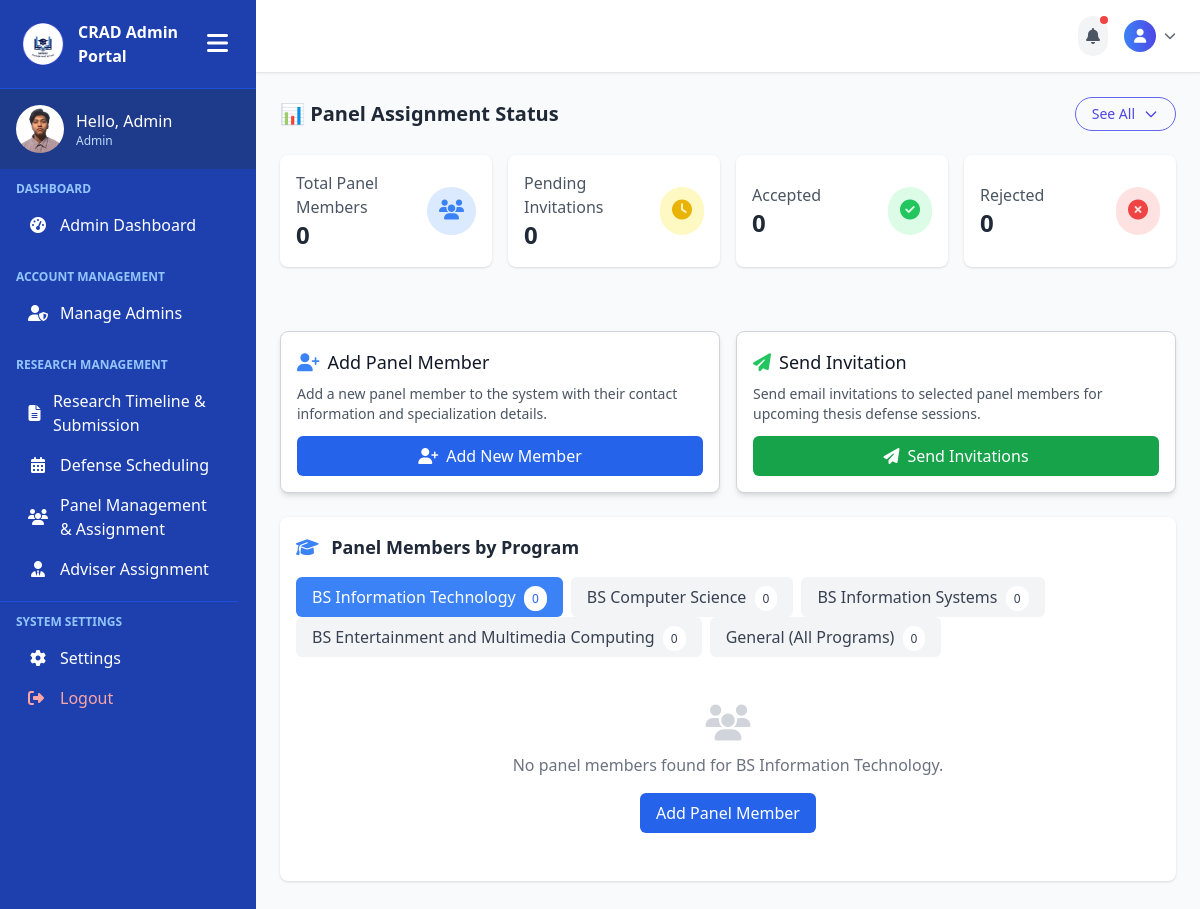
Page /admin-pages/panel-assignment.php (signed in) on the earlier database version.
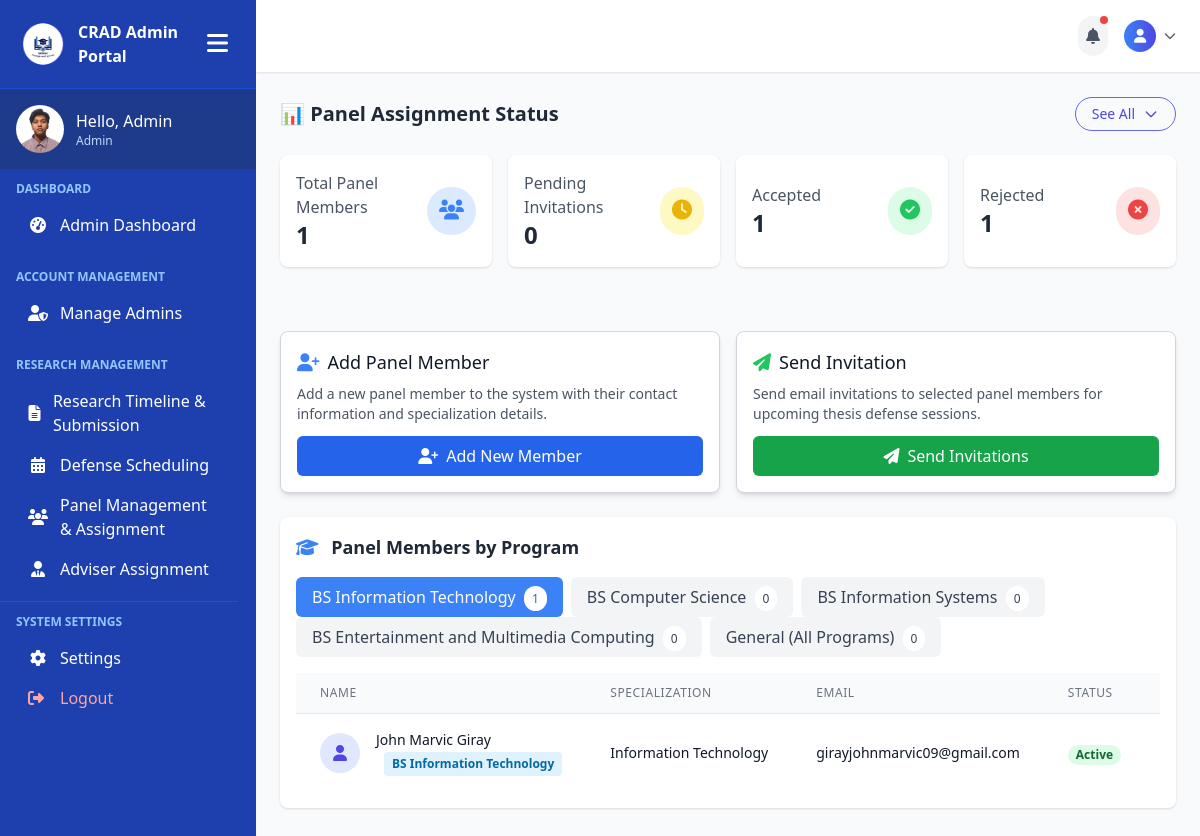
Same page on the later database version.
### tables this page shows
CREATE TABLE `panel_members` (
  `id` int(11) NOT NULL,
  `first_name` varchar(50) NOT NULL,
  `last_name` varchar(50) NOT NULL,
  `email` varchar(100) NOT NULL,
  `specialization` varchar(100) NOT NULL,
  `program` varchar(50) DEFAULT NULL,
  `status` enum('active','inactive') DEFAULT 'active',
  `created_at` timestamp NOT NULL DEFAULT current_timestamp(),
  `updated_at` timestamp NOT NULL DEFAULT current_timestamp() ON UPDATE current_timestamp()
);

### admin-pages/panel-assignment.php (the view, shortened to what the changed rows need)
<?php
include('../includes/connection.php');
$programs = [
    'bsit' => 'BS Information Technology',
    'bscs' => 'BS Computer Science',
    'bsis' => 'BS Information Systems',
    'bsemc' => 'BS Entertainment and Multimedia Computing',
    'general' => 'General (All Programs)'
];
$panel_query = "SELECT * FROM panel_members ORDER BY program, last_name, first_name";
$panel_result = $conn->query($panel_query);
$panel_members_by_program = [];
while ($row = $panel_result->fetch_assoc()) {
    $program = $row['program'];
    if (!isset($panel_members_by_program[$program])) {
        $panel_members_by_program[$program] = [];
    }
    $panel_members_by_program[$program][] = $row;
}
$all_panel_members = [];
foreach ($panel_members_by_program as $program => $members) {
    $all_panel_members = array_merge($all_panel_members, $members);
}
$stats_query = "SELECT
    COUNT(*) as total_invitations,
    SUM(CASE WHEN status = 'pending' THEN 1 ELSE 0 END) as pending,
    SUM(CASE WHEN status = 'accepted' THEN 1 ELSE 0 END) as accepted,
    SUM(CASE WHEN status = 'rejected' THEN 1 ELSE 0 END) as rejected
    FROM panel_invitations";
$stats_result = $conn->query($stats_query);
$stats = $stats_result->fetch_assoc();
?>
<!DOCTYPE html>
<html lang="en">
<head>
    <script src="https://cdn.tailwindcss.com"></script>
    <link rel="stylesheet" href="https://cdnjs.cloudflare.com/ajax/libs/font-awesome/6.0.0/css/all.min.css">
</head>
<body class="bg-gray-50 text-gray-800 font-sans min-h-screen">
    <div class="min-h-screen flex">
        <?php include('../includes/admin-sidebar.php'); ?>
        <main class="flex-1 overflow-y-auto p-6">
            <div class="mb-10">
     <div class="flex items-center justify-between mb-6">
        <h2 class="text-xl font-bold text-gray-800">📊 Panel Assignment Status</h2>
    </div>
            <div class="grid grid-cols-1 md:grid-cols-4 gap-4 mb-6">
                <div class="bg-white rounded-lg shadow p-4 flex items-center justify-between card-hover">
                    <div>
                        <p class="text-gray-600">Total Panel Members</p>
                        <h3 class="text-2xl font-bold"><?php echo count($all_panel_members); ?></h3>
                    </div>
                </div>
                <div class="bg-white rounded-lg shadow p-4 flex items-center justify-between card-hover">
                    <div>
                        <p class="text-gray-600">Accepted</p>
                        <h3 class="text-2xl font-bold"><?php echo $stats['accepted'] ?? 0; ?></h3>
                    </div>
                </div>
                <div class="bg-white rounded-lg shadow p-4 flex items-center justify-between card-hover">
                    <div>
                        <p class="text-gray-600">Rejected</p>
                        <h3 class="text-2xl font-bold"><?php echo $stats['rejected'] ?? 0; ?></h3>
                    </div>
                </div>
            </div>
</div>
            <div class="bg-white shadow rounded-lg p-4 mb-6">
                <h2 class="text-lg font-semibold text-gray-800 mb-4">
                    <i class="fas fa-graduation-cap mr-2 text-blue-500"></i>
                    Panel Members by Program
                </h2>
                <div class="flex flex-wrap mb-4">
                    <?php
                    $first = true;
                    foreach ($programs as $program_key => $program_name):
                    ?>
                    <div class="program-tab <?php echo $first ? 'active bg-blue-600 text-white' : 'bg-gray-100 text-gray-700 hover:bg-gray-200'; ?>"
                         data-program="<?php echo $program_key; ?>">
                        <?php echo $program_name; ?>
                        <span class="bg-white <?php echo $first ? 'text-blue-600' : 'text-gray-700'; ?> rounded-full px-2 py-1 text-xs ml-1">
                            <?php echo isset($panel_members_by_program[$program_key]) ? count($panel_members_by_program[$program_key]) : 0; ?>
                        </span>
                    </div>
                    <?php
                    $first = false;
                    endforeach;
                    ?>
                </div>
                <?php
                $first = true;
                foreach ($programs as $program_key => $program_name):
                    $members = $panel_members_by_program[$program_key] ?? [];
                ?>
                <div class="program-content <?php echo $first ? 'active' : ''; ?>" id="program-<?php echo $program_key; ?>">
                    <?php if (count($members) > 0): ?>
                        <div class="overflow-x-auto">
                            <table class="min-w-full divide-y divide-gray-200">
                                <thead class="bg-gray-50">
                                    <tr>
                                        <th scope="col" class="px-6 py-3 text-left text-xs font-medium text-gray-500 uppercase tracking-wider">Name</th>
                                        <th scope="col" class="px-6 py-3 text-left text-xs font-medium text-gray-500 uppercase tracking-wider">Specialization</th>
                                        <th scope="col" class="px-6 py-3 text-left text-xs font-medium text-gray-500 uppercase tracking-wider">Email</th>
                                        <th scope="col" class="px-6 py-3 text-left text-xs font-medium text-gray-500 uppercase tracking-wider">Status</th>
                                        <th scope="col" class="px-6 py-3 text-left text-xs font-medium text-gray-500 uppercase tracking-wider">Actions</th>
                                    </tr>
                                </thead>
                                <tbody class="bg-white divide-y divide-gray-200">
                                    <?php foreach ($members as $row): ?>
                                    <tr class="hover:bg-gray-50">
                                        <td class="px-6 py-4 whitespace-nowrap">
                                            <div class="flex items-center">
                                                <div class="flex-shrink-0 h-10 w-10 rounded-full bg-indigo-100 flex items-center justify-center">
                                                    <i class="fas fa-user text-indigo-600"></i>
                                                </div>
                                                <div class="ml-4">
                                                    <div class="text-sm font-medium text-gray-900"><?php echo $row['first_name'] . ' ' . $row['last_name']; ?></div>
                                                    <span class="text-xs <?php echo $row['program'] . '-badge'; ?> program-badge">
                                                        <?php echo $programs[$row['program']]; ?>
                                                    </span>
                                                </div>
                                            </div>
                                        </td>
                                        <td class="px-6 py-4 whitespace-nowrap">
                                            <div class="text-sm text-gray-900"><?php echo $row['specialization']; ?></div>
                                        </td>
                                        <td class="px-6 py-4 whitespace-nowrap">
                                            <div class="text-sm text-gray-900"><?php echo $row['email']; ?></div>
                                        </td>
                                        <td class="px-6 py-4 whitespace-nowrap">
                                            <span class="px-2 inline-flex text-xs leading-5 font-semibold rounded-full <?php echo $row['status'] == 'active' ? 'bg-green-100 text-green-800' : 'bg-gray-100 text-gray-800'; ?>">
                                                <?php echo ucfirst($row['status']); ?>
                                            </span>
                                        </td>
                                        <td class="px-6 py-4 whitespace-nowrap text-sm text-gray-500">
</td>
                                    </tr>
                                    <?php endforeach; ?>
                                </tbody>
                            </table>
                        </div>
                    <?php else: ?>
                        <div class="text-center py-8 text-gray-500">
                            <i class="fas fa-users text-gray-300 text-4xl mb-3"></i>
                            <p>No panel members found for <?php echo $program_name; ?>.</p>
                            <button onclick="openModal('addPanelModal')" class="mt-4 bg-blue-600 text-white px-4 py-2 rounded-md hover:bg-blue-700 transition">
                                Add Panel Member
                            </button>
                        </div>
                    <?php endif; ?>
                </div>
                <?php
                $first = false;
                endforeach;
                ?>
            </div>
</body>
</html>

Differences in the rows shown:
added panel_members: first_name "John Marvic", last_name "Giray", program "BS Information Technology", specialization "Information Technology", email "girayjohnmarvic09@gmail.com", status "Active"
Other differences:
count($all_panel_members): "0" → "1"
$stats['accepted']: "0" → "1"
$stats['rejected']: "0" → "1"
new list line: "BS Information Technology 1"
new list line: "NAME SPECIALIZATION EMAIL STATUS"
list line gone: "BS Information Technology 0"
list line gone: "No panel members found for BS Information Technology . Add Panel Member"
